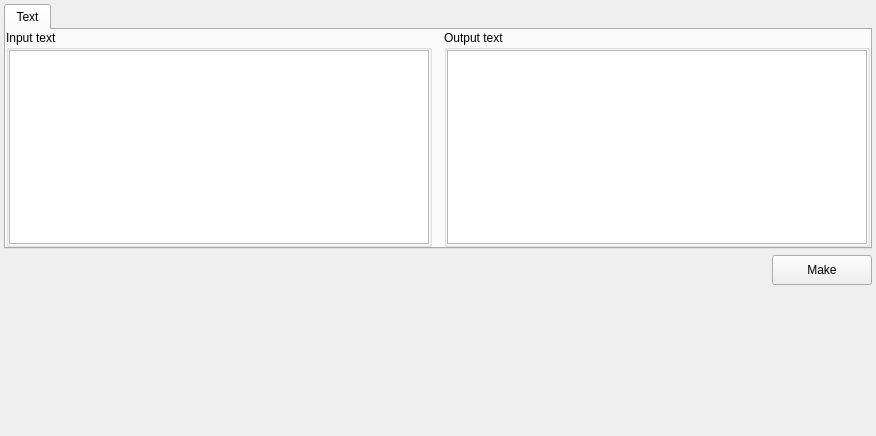
<?xml version="1.0" encoding="UTF-8"?>
<ui version="4.0">
 <class>Atbash</class>
 <widget class="QWidget" name="Atbash">
  <property name="geometry">
   <rect>
    <x>0</x>
    <y>0</y>
    <width>876</width>
    <height>436</height>
   </rect>
  </property>
  <property name="windowTitle">
   <string>Form</string>
  </property>
  <layout class="QVBoxLayout" name="verticalLayout_3">
   <property name="leftMargin">
    <number>4</number>
   </property>
   <property name="topMargin">
    <number>4</number>
   </property>
   <property name="rightMargin">
    <number>4</number>
   </property>
   <property name="bottomMargin">
    <number>4</number>
   </property>
   <item>
    <widget class="QTabWidget" name="tab_widget">
     <property name="maximumSize">
      <size>
       <width>16777215</width>
       <height>400</height>
      </size>
     </property>
     <property name="sizeIncrement">
      <size>
       <width>0</width>
       <height>0</height>
      </size>
     </property>
     <widget class="QWidget" name="tab_text">
      <attribute name="title">
       <string>Text</string>
      </attribute>
      <layout class="QHBoxLayout" name="horizontalLayout_2">
       <property name="spacing">
        <number>12</number>
       </property>
       <property name="leftMargin">
        <number>0</number>
       </property>
       <property name="topMargin">
        <number>0</number>
       </property>
       <property name="rightMargin">
        <number>0</number>
       </property>
       <property name="bottomMargin">
        <number>0</number>
       </property>
       <item>
        <widget class="QGroupBox" name="group_box_input">
         <property name="title">
          <string>Input text</string>
         </property>
         <layout class="QVBoxLayout" name="verticalLayout_2">
          <property name="leftMargin">
           <number>0</number>
          </property>
          <property name="topMargin">
           <number>0</number>
          </property>
          <property name="rightMargin">
           <number>0</number>
          </property>
          <property name="bottomMargin">
           <number>0</number>
          </property>
          <item>
           <widget class="QTextEdit" name="text_edit_input"/>
          </item>
         </layout>
        </widget>
       </item>
       <item>
        <widget class="QGroupBox" name="group_box_output">
         <property name="title">
          <string>Output text</string>
         </property>
         <layout class="QVBoxLayout" name="verticalLayout">
          <property name="leftMargin">
           <number>0</number>
          </property>
          <property name="topMargin">
           <number>0</number>
          </property>
          <property name="rightMargin">
           <number>0</number>
          </property>
          <property name="bottomMargin">
           <number>0</number>
          </property>
          <item>
           <widget class="QTextEdit" name="text_edit_output">
            <property name="readOnly">
             <bool>true</bool>
            </property>
           </widget>
          </item>
         </layout>
        </widget>
       </item>
      </layout>
     </widget>
    </widget>
   </item>
   <item>
    <layout class="QHBoxLayout" name="horizontal_layout_1">
     <item>
      <spacer name="horizontalSpacer">
       <property name="orientation">
        <enum>Qt::Horizontal</enum>
       </property>
       <property name="sizeHint" stdset="0">
        <size>
         <width>40</width>
         <height>20</height>
        </size>
       </property>
      </spacer>
     </item>
     <item>
      <widget class="QPushButton" name="button_make">
       <property name="minimumSize">
        <size>
         <width>100</width>
         <height>30</height>
        </size>
       </property>
       <property name="text">
        <string>Make</string>
       </property>
      </widget>
     </item>
    </layout>
   </item>
   <item>
    <spacer name="vertical_spacer_1">
     <property name="orientation">
      <enum>Qt::Vertical</enum>
     </property>
     <property name="sizeHint" stdset="0">
      <size>
       <width>20</width>
       <height>123</height>
      </size>
     </property>
    </spacer>
   </item>
  </layout>
 </widget>
 <resources/>
 <connections/>
</ui>
